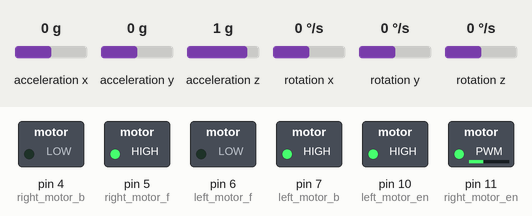
Recording of a sketch running on a simulated Arduino Uno, built with avr-gcc and run on an emulated ATmega328P. On the bench: switched loads named in the sketch (green lamp = pin HIGH). The test bench sets the inputs (shaded band); at power-on: rotation z 0 °/s, acceleration x 0 g, acceleration y 0 g, acceleration z 1 g, rotation x 0 °/s, rotation y 0 °/s. What the sketch prints to the serial monitor is not drawn.

Above: at 2.3 s.
2.4 s: rotation z set to -192 °/s
At 3.44 s:
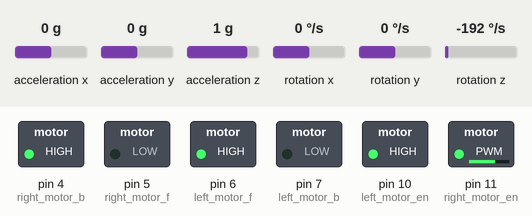
5.4 s: rotation z set to 192 °/s
At 7.3 s:
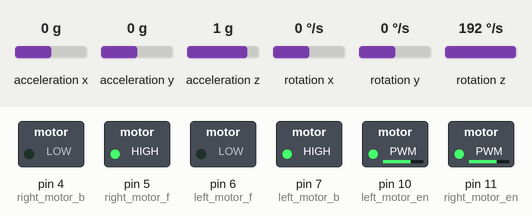
8.4 s: rotation z set to 100 °/s
11.4 s: rotation z set to -4 °/s
At 11.45 s:
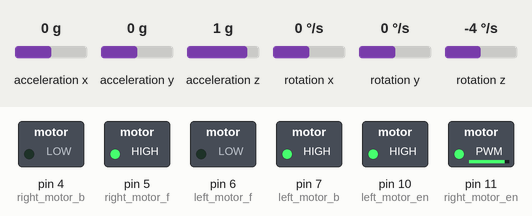
14.4 s: rotation z set to 184 °/s
At 17.0 s:
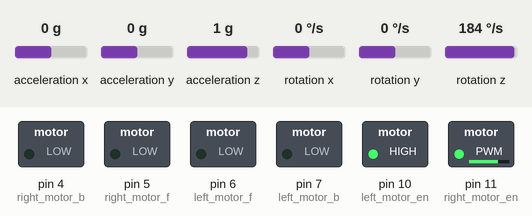
Timing chart, 0 to 18.4 s (numbered marks = the images above; inputs shaded):
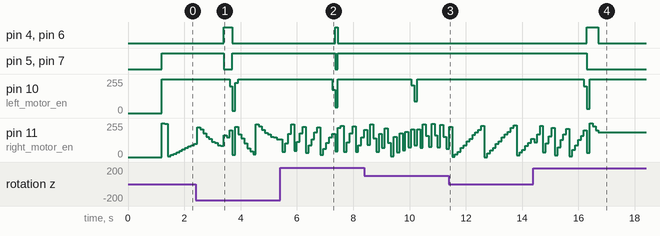

Measured:
- after the input at 2.4 s, pin 4 (right_motor_b), pin 6 (left_motor_f): LOW → HIGH after 1.0 s, → LOW 0.31 s later; pin 5 (right_motor_f), pin 7 (left_motor_b): HIGH → LOW after 1.0 s, → HIGH 0.31 s later; pin 10 (left_motor_en): 255/255 → 200/255 after 1.2 s, → 18/255 0.10 s later, → 227/255 0.10 s later, → 255/255 0.10 s later
- after the input at 5.4 s, pin 4 (right_motor_b), pin 6 (left_motor_f): LOW → HIGH after 2.0 s, → LOW 0.11 s later; pin 5 (right_motor_f), pin 7 (left_motor_b): HIGH → LOW after 2.0 s, → HIGH 0.11 s later; pin 10 (left_motor_en): 255/255 → 175/255 after 1.9 s, → 43/255 0.10 s later, → 255/255 0.11 s later
- after the input at 11.4 s, pin 4 (right_motor_b), pin 6 (left_motor_f): stays LOW (without the input it goes to HIGH after 2.9 s); pin 5 (right_motor_f), pin 7 (left_motor_b): stays HIGH (without the input it goes to LOW after 2.9 s); pin 10 (left_motor_en): stays 255/255 (without the input it goes to 192/255 after 2.7 s)
- after the input at 14.4 s, pin 4 (right_motor_b), pin 6 (left_motor_f): LOW → HIGH after 1.9 s, → LOW 0.41 s later; pin 5 (right_motor_f), pin 7 (left_motor_b): HIGH → LOW after 1.9 s instead of 2.3 s; pin 10 (left_motor_en): 255/255 → 199/255 after 1.8 s, → 31/255 0.10 s later, → 252/255 0.10 s later, → 255/255 0.10 s later

The sketch:

pid.ino
```cpp
#include <MPU6050_light.h>
#include "Wire.h"

#define right_motor_en 11
#define right_motor_f 5
#define right_motor_b 4

#define left_motor_en 10
#define left_motor_f 6
#define left_motor_b 7

MPU6050 mpu(Wire);

const int minimum_speed = 150;
const int maximum_speed = 210;
const int forward_speed = 60;

const int set_point = 90;

// float sum_of_errors = 0;
// float last_error = 0;

// unsigned long prev_time = 0;

float kp;
float ki;
float kd;
unsigned int run_time;
int array_size;
unsigned int dump_rate;

void setup() {
  pinMode(right_motor_en, OUTPUT);
  pinMode(right_motor_f, OUTPUT);
  pinMode(right_motor_b, OUTPUT);

  pinMode(left_motor_en, OUTPUT);
  pinMode(left_motor_f, OUTPUT);
  pinMode(left_motor_b, OUTPUT);

  Serial.begin(9600);

  Wire.begin();

  byte status = mpu.begin();
  while (status != 0) {
  }
  delay(100);
  mpu.calcOffsets();
}

void loop() {
  // int iters = 0;
  // bool recv_succ = false;
  // const int input_array_size = 5;
  // float recv_data[input_array_size] = {-1.0, -1.0, -1.0, -1.0, -1.0};
  // while (!recv_succ) {
  //   if (Serial.available() >= sizeof(float) * input_array_size) {
  //     Serial.readBytes(reinterpret_cast<char*>(recv_data),
  //     sizeof(recv_data)); Serial.print(recv_data[0], 10); Serial.print(" ");
  //     Serial.print(recv_data[1], 10);
  //     Serial.print(" ");
  //     Serial.print(recv_data[2], 10);
  //     Serial.print(" ");
  //     Serial.print(recv_data[3]);
  //     Serial.print(" ");
  //     Serial.print(recv_data[4]);
  //     Serial.print(" ");
  //     if ((recv_data[0] > 0) && (recv_data[1] >= 0) && (recv_data[2] >= 0) &&
  //         (recv_data[3] > 0) && (recv_data[4] > 0)) {
  //       recv_succ = true;
  //       Serial.println(String("done"));
  //     }
  //   }
  // }
  mpu.resetAngleZ();
  run_simulation();
  // run_simulation(recv_data);
  // recv_succ = false;

  // Serial.println("Done iter: " + String(iters));
}

// void run_simulation(float recv_data[]) {
void run_simulation() {
  float sum_of_errors = 0;
  float last_error = 0;

  kp = 11.084302;
  ki = 0.11853335;
  kd = 0.16000846;
  run_time = 15000;
  dump_rate = 100;
  array_size = run_time / dump_rate;

  // int* bounds = maxCorrection(recv_data);

  int dump_counter = 0;
  float correction, p, i, d = 0;
  float data[array_size];

  while (dump_counter < array_size) {
    mpu.update();
    unsigned long prev_time = millis();

    while ((millis() - prev_time) < dump_rate) {
      mpu.update();
    };

    float current_angle = mpu.getAngleZ();
    current_angle = correctAngle(current_angle);
    Serial.println(current_angle);
    data[dump_counter] = current_angle;

    dump_counter++;

    Serial.println(data[dump_counter - 1], 10);

    // neg error -> robot left, pos error -> robot right
    int error = set_point - current_angle;

    sum_of_errors += error;

    p = error * kp;
    i = sum_of_errors * ki;
    d = (error - last_error) * kd;

    correction = p + i + d;
    //    Serial.print(correction, 10);
    //    Serial.print(" ");
    //        correction = corrrectionMapper(correction, bounds);
    //    Serial.print(correction, 10);
    //    Serial.print(" ");

    //    correction = int(correction);
    //        correction = boundSpeed(int(correction));

    controlRobot(correction);

    last_error = error;
  }
  stopMotors();
  sendData(data, array_size);
}

void controlRobot(float correction) {
  _control_right(correction);
  _control_left(-correction);
}

void _control_right(float correction) {
  if (correction > 0) {
    analogWrite(right_motor_en, correction);
    digitalWrite(right_motor_f, HIGH);
    digitalWrite(right_motor_b, LOW);
  } else {
    analogWrite(right_motor_en, -correction);
    digitalWrite(right_motor_f, LOW);
    digitalWrite(right_motor_b, HIGH);
  }
}

void _control_left(float correction) {
  if (correction > 0) {
    analogWrite(left_motor_en, correction);
    digitalWrite(left_motor_f, HIGH);
    digitalWrite(left_motor_b, LOW);
  } else {
    analogWrite(left_motor_en, -correction);
    digitalWrite(left_motor_f, LOW);
    digitalWrite(left_motor_b, HIGH);
  }
}

float boundSpeed(float correction) {
  bool correction_is_positive;
  correction_is_positive = (correction > 0) ? true : false;

  correction = abs(correction);

  correction = (correction > maximum_speed) ? maximum_speed : correction;
  correction = (correction < minimum_speed) ? minimum_speed : correction;

  correction = (correction_is_positive) ? correction : -correction;

  return correction;
}
/**
 * @brief send data to serial monitor in csv format
 *
 * @param data_to_send
 * @param data_size
 */
void sendData(float data_to_send[], int data_size) {
  bool sent_succ = false;
  String recv_msg = "";
  while (String("angles received") != recv_msg) {
    Serial.println();
    for (int i = 0; i < data_size; i++) {
      Serial.print(data_to_send[i]);
      Serial.print(";");
    }
    Serial.println();
    // while (!Serial.isAvailable());
    delay(50);
    recv_msg = Serial.readString();
  }
}

float correctAngle(float angle) {
  bool is_positive = (angle > 0) ? true : false;  // true
  angle = abs(angle);                             // 270

  angle = (angle > 180) ? angle - 360 : angle;  // -90
  angle = (is_positive) ? angle : -angle;       // -90
  return angle;
}

void stopMotors() {
  digitalWrite(left_motor_f, LOW);
  digitalWrite(left_motor_b, LOW);
  digitalWrite(right_motor_f, LOW);
  digitalWrite(right_motor_b, LOW);
}

int corrrectionMapper(float correction, int bounds[]) {
  int lower_range = bounds[0];  //-450
  int upper_range = bounds[1];  // 450

  int speed_range = 255 - forward_speed;  // 0

  int mapped_correction =
      map(correction, lower_range, upper_range, -speed_range, speed_range);
  //  Serial.print(mapped_correction);
  //  Serial.print(" ");
  //  Serial.println(upper_range);
  return mapped_correction;
}

int* maxCorrection(float consts[]) {
  float kp = consts[0];
  float ki = consts[1];
  float kd = consts[2];
  float exec_time = consts[3];

  int max_correction = 5 * 90;  // + ki * 360 * exec_time + kd * 360;

  int* correction_bounds = new int[2];
  correction_bounds[0] = -max_correction;
  correction_bounds[1] = max_correction;

  return correction_bounds;
}
```
